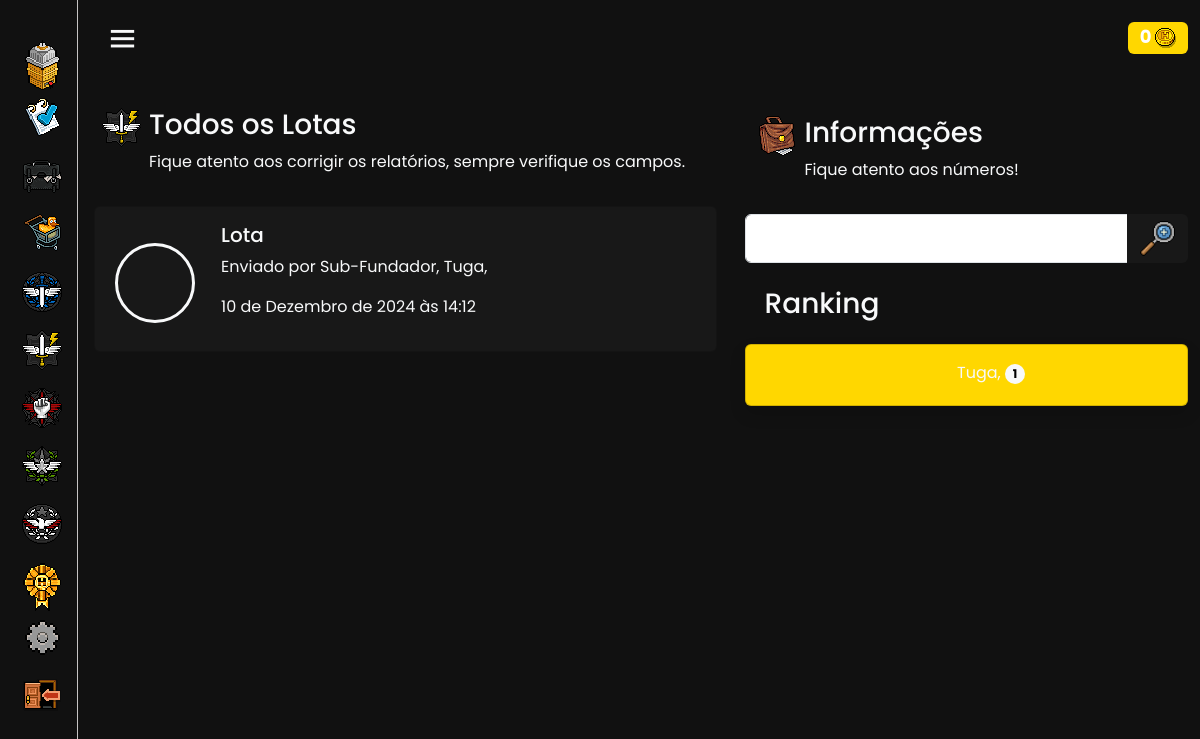
Page /system/dpl/lotas/ (signed in) on the committed database.
### ControleDeAcesso/models.py (models this page shows, shortened)
class PolicialUsuario(AbstractUser):
    username = models.CharField(
        _('username'),
        max_length=150,
        unique=True,
        validators=[RegexValidator(
            regex=r'^[a-zA-Z0-9@_:.,\-!=]+$',
            message=_('Enter a valid username. This value may contain only letters (uppercase and lowercase), numbers, @, :, -, and _ characters.'),
            code='invalid_username',
        )],
        help_text=_('150 characters or fewer. Letters (uppercase and lowercase), digits, @, :, -, and _ only.'),
    )
    patente = models.CharField(choices=CARGOS, blank=False, null=False, max_length=50, default='Agente')
    moedas = models.IntegerField(default=0, editable=True)
    ultimo_acesso = models.DateTimeField(null=True, blank=True)
    objects = CustomUserManager()
    patente_order = models.IntegerField(default=0, editable=False)
    slug = models.SlugField(unique=True, blank=True, null=True)
    status = models.CharField(choices=STATUS, blank=False, null=False, max_length=50, default='Ativo')

### System/models.py (models this page shows)
class Lota(models.Model):
    datatime = models.DateTimeField(default=timezone.now)
    solicitante = models.ForeignKey(get_user_model(), on_delete=models.CASCADE,blank=True, null=True, related_name='solicitantelota')
    lotador = models.TextField(blank=False, null=True, max_length=170)
    recruta = models.TextField(blank=False, null=True, max_length=170)
    imagem = models.ImageField(upload_to='imagens/')

### System/views.py (the view)
# urls.py: path('dpl/lotas/', LotaView.as_view(), name='Lotas'),
class LotaView(GroupRequiredMixin, ListView):
    model = Lota
    template_name = 'Lotas.html'
    context_object_name = 'relatorios'
    group_required = [u'STAFF', u'LDPL', u'MINISTRODPL', u'MEMBRODPL']
    def get_queryset(self):
        q = self.request.GET.get('q')
        queryset = Lota.objects.all()
        if q:
            queryset = queryset.filter(solicitante__username__icontains=q)
        queryset = queryset.order_by('-datatime')
        return queryset
    def get_context_data(self, **kwargs):
        context = super().get_context_data(**kwargs)
        ranking = Lota.objects.all().values('solicitante__username').annotate(total=Count('id')).order_by('-total')
        context['total'] = Lota.objects.all().count()
        context['ranking'] = ranking
        return context

### Templates/Lotas.html (shortened to what this page needs)
{% extends "Index.html" %}
{% load static %}
{% block main %}
<div class="container mt-3 m-auto mb-3">
    <div class='row'>
      <div class="mt-3 m-auto col-11 col-md-7 order-2 order-md-1 text-light">
        <div class="container d-flex">
          <div>
              <img src="{% static 'dpl.gif'%}" alt="">
          </div>
      <div class="ms-2">
      <h3>Todos os Lotas</h3>
      <p>Fique atento aos corrigir os relatórios, sempre verifique os campos.
    </div>
    </div>
        {% if relatorios %}
        {% for relatorio in relatorios %}
        <a class="card m-1 p-3 text-light text-decoration-none mb-3" style="background-color: #181818;" data-bs-toggle="collapse" href="#{{relatorio.pk}}" role="button" aria-expanded="false" aria-controls="{{relatorio.pk}}">
            <div class="d-flex">
                <div class="col-4 col-md-2 mt-md-3 mt-5 mb-2">
                  <div class="rounded-circle border border-3 border-light m-1" style="background: url(https://www.habbo.com.br/habbo-imaging/avatarimage?img_format=png&user={{relatorio.solicitante.username}}&direction=2&head_direction=2&size=sm&action=std) center 35% no-repeat, url({% static 'bgfloresta.png'%}) center center no-repeat; width: 80px; height: 80px;">
                  </div>
                </div>
                <div class="col-md-8 col-8">
                    <div class="container text-light">
                        <h5>Lota</h5>
                        <p>Enviado por {{relatorio.solicitante.patente}}, {{relatorio.solicitante.username}}</p>
                        <p>{{relatorio.datatime}}</p>
                      </div>
                </div>
            </div>
        </a>
          {% endfor %}
          {% else %}
          <div class="alert alert-secondary mx-auto text-center mt-3" role="alert">
            Nenhum lota foi encontrado!
          </div>
          {% endif %}
        </div>
      <div class='col-11 col-md-5 order-1 order-md-2 mx-auto'>
        <div class="container d-flex mt-4">
          <div>
            <img class="px" src="{% static 'bolsa.gif'%}" alt="">
            </div>
          <div class="ms-2 text-light">
          <h3>Informações</h3>
          <p>Fique atento aos números!</p>
          </div>
        </div>
        <form class="input-group mt-3" method="get">
            <input class='form-control' type="text" name="q">
            <button class=" btn text-light" style="background:#181818;" type=" submit">
                <i class='icon'>
                    <img width="35px" src="{% static "lupa.gif" %}" alt="">
                  </i></button>
        </form>
      <div class="container d-flex mt-4 mb-3">
        <div class="ms-2 text-light">
        <h3>Ranking</h3>
        </div>
      </div>
      {% if ranking %}
      {% for item in ranking %}
      <div class="d-flex card col-lg-12 col-md-12 col-12 shadow m-auto mt-1 action-text text-decoration-none" style="background-color: {% if forloop.counter == 1 %}gold{% elif forloop.counter == 2 %}silver{% elif forloop.counter == 3 %}#cd7f32 {% else %}#93110e{% endif %};" href="">
        <div class="d-flex">
            <div class="col-2">
                <div class="ms-5 rounded-circle m-auto px" style="background: url({% if forloop.counter == 1 %}{% static 'primeiro.gif'%}{% elif forloop.counter == 2 %}{% static 'segundo.gif'%}{% elif forloop.counter == 3 %}{% static 'terceiro.gif'%}{% endif %}) center center no-repeat; width: 60px; height: 60px;">
                </div>
            </div>
            <div class="text-light col-10">
                <p class="text-center me-4 mt-3">{{ item.solicitante__username }} <span class="badge text-bg-light  rounded-pill">{{ item.total }}</span>
                </p>
            </div>
        </div>
    </div>
      {% endfor %}
      {% else %}
      <div class="alert alert-secondary text-center m-auto mt-3">
        Ranking zerado!
      </div>
      {% endif %}
        </div>
    </div>
    </div>
{% endblock main %}

### Templates/Index.html (shortened to what this page needs)
{% load static %}
<html lang="en">
<head>
    <link href="{% static 'mode/style.css' %}" rel="stylesheet">
    <link href="/static/django_ckeditor_5/dist/styles.css" media="all" rel="stylesheet">
    <link rel="stylesheet" href="https://cdnjs.cloudflare.com/ajax/libs/font-awesome/6.4.0/css/all.min.css" />
    <link href='https://unpkg.com/boxicons@2.0.7/css/boxicons.min.css' rel='stylesheet'>
    <link href="https://cdn.jsdelivr.net/npm/bootstrap@5.3.3/dist/css/bootstrap.min.css" rel="stylesheet">
    <body style="background-color: #111111;">
        <div class="sidebar close">
          <div class="logo-details">
        </div>
          <ul class="nav-links">
            <li>
              <a href="{% url "PainelPrincipal" %}">
                <i class='bx'>
                  <img class="px" width="35px" src="{% static "home.gif" %}" alt="">
                </i>
              </a>
            </li>
            <li class="mt-2">
              <div class="iocn-link">
                <a href="#">
                  <i class='bx'>
                    <img class="px" width="35px" src="{% static "relatorio.png" %}" alt="">
                  </i>
                </a>
              </div>
            </li>
            <li class="mt-2">
              <div class="iocn-link">
                <a href="#">
                  <i class='bx'>
                    <img class="px" width="40px" src="{% static "bolsa2.gif" %}" alt="">
                  </i>
                </a>
              </div>
            </li>
            <li class="mt-2">
              <div class="iocn-link">
                <a href="#">
                  <i class='bx'>
                    <img class="px" width="37px" src="{% static "loja.png" %}" alt="">
                  </i>
                </a>
              </div>
            </li>
            {% if GuiaDpE or MinistroDpE or STAFF %}
            <li class="mt-2">
              <div class="iocn-link">
                <a href="#">
                  <i class='bx'>
                    <img class="px" width="40px" src="{% static "dpe.gif" %}" alt="">
                  </i>
                </a>
              </div>
            </li>
            {% endif %}
            {% if STAFF or MEMBRODPL or LDPL or MINISTRODPL %}
            <li class="mt-2">
              <div class="iocn-link">
                <a href="#">
                  <i class='bx'>
                    <img class="px" width="40px" src="{% static "dpl.gif" %}" alt="">
                  </i>
                </a>
              </div>
            </li>
            {% endif %}
            {% if STAFF or MEMBRODPO or LDPO or MINISTRODPO %}
            <li class="mt-2">
              <div class="iocn-link">
                <a href="#">
                  <i class='bx'>
                    <img class="px" width="40px" src="{% static "dpo.gif" %}" alt="">
                  </i>
                </a>
              </div>
            </li>
            {% endif %}
            {% if STAFF or Analista or LDRH or MINISTRODRH %}
            <li class="mt-2">
              <div class="iocn-link">
                <a href="#">
                  <i class='bx'>
                    <img class="px" width="40px" src="{% static "drh.gif" %}" alt="">
                  </i>
                </a>
              </div>
            </li>
            {% endif %}
            <li class="mt-2">
              <div class="iocn-link">
                <a href="#">
                  <i class='bx'>
                    <img class="px" width="40px" src="{% static "jn.gif" %}" alt="">
                  </i>
                </a>
              </div>
            </li>
            {% if STAFF %}
            <li class="mt-2">
              <div class="iocn-link">
                <a href="#">
                  <i class='bx'>
                    <img class="px" width="50px" src="{% static "staff.gif" %}" alt="">
                  </i>
                </a>
              </div>
            </li>
            {% endif %}
            <li class="mt-2">
              <div class="iocn-link">
                <a href="#">
                  <i class='bx'>
                    <img class="px" width="35px" src="{% static "config.png" %}" alt="">
                  </i>
                </a>
              </div>
            </li>
              <li class="mt-2">
                <a href="{% url "Logout" %}">
                  <i class='bx'>
                    <img class="px" width="40px" src="{% static "logout.png" %}" alt="">
                  </i>
                </a>
              </li>
      </ul>
        </div>
        <section class="home-section">
          <nav class="navbar bg-nav">
            <div class="container-fluid">
                <div class="home-content">
                  <i class='bx bx-menu text-light' ></i>
                </div>
                <div class="d-flex">
                  <div class="container mt-2 me-2">
                    <h4><span class="badge" style="background-color: gold; position: relative; left: 20px;">{{request.user.moedas}}  <img src="{% static 'coin.png' %}" alt="">
                    </span></h4>
                </div>
            </div>
          </div>
          </nav>
          {% block main %}
          {% endblock main %}
        </section>
      </body>
</html>

### Arquivos/mode/style.css (style rules this page uses)
* { margin: 0; padding: 0; box-sizing: border-box; font-family: 'Poppins', sans-serif; }
.px { image-rendering: pixelated; image-rendering: -o-crisp-edges; image-rendering: -moz-crisp-edges; image-rendering: crisp-edges; }
.bg-nav { background-color: #111111; }
.sidebar { position: fixed; top: 0; left: 0; height: 100%; width: 260px; background-color: #111111; border-right: solid #c6c4c4 1px; border-left: solid #111111 3px; z-index: 100; transition: all 0.5s ease; }
.sidebar.close { width: 78px; background: #111111; transition: all 0.4s ease; }
.sidebar .logo-details { background-color: #111111; height: 170px; width: 100%; position: relative; top: -10px; transition: all 0.4s ease; }
.sidebar.close .logo-details { background-color: #111111; height: 80px; width: 100%; position: relative; top: -10px; }
.sidebar .nav-links { height: 100%; padding: 10px 0 150px 0; overflow: auto; }
.sidebar.close .nav-links { overflow: auto; position: relative; top: -50px; }
.sidebar .nav-links li { position: relative; list-style: none; transition: all 0.4s ease; }
.sidebar .nav-links li .iocn-link { display: flex; align-items: center; justify-content: space-between; }
.sidebar.close .nav-links li .iocn-link { display: block }
.sidebar .nav-links li i { height: 50px; min-width: 78px; text-align: center; line-height: 50px; color: #fff; font-size: 20px; cursor: pointer; transition: all 0.3s ease; }
.sidebar .nav-links li a { display: flex; align-items: center; text-decoration: none; }
.home-section { background-color: #111111; position: relative; left: 260px; width: calc(100% - 260px); transition: all 0.5s ease; }
.sidebar.close ~ .home-section { left: 78px; width: calc(100% - 78px); }
.home-section .home-content { height: 60px; display: flex; align-items: center; }
.home-section .home-content .bx-menu, .home-section .home-content .text { color: #11101d; font-size: 35px; }
.home-section .home-content .bx-menu { margin: 0 15px; cursor: pointer; }

### rows in the picture
PolicialUsuario: user.moedas "0"
Lota: solicitante.patente "Sub-Fundador", solicitante.username "Tuga,", datatime "10 de Dezembro de 2024 às 14:12"
PolicialUsuario: solicitante__username "Tuga,", total "1"
